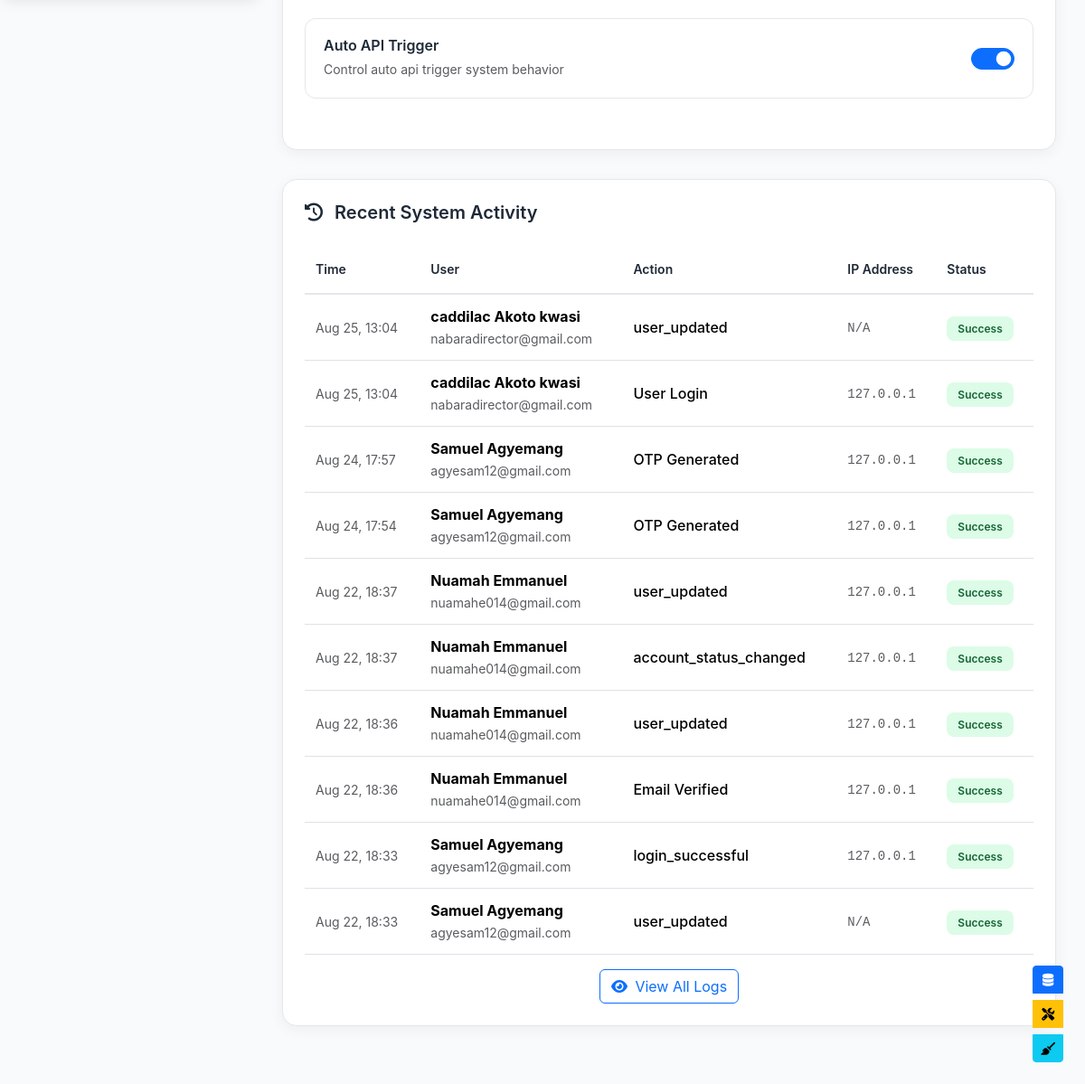
The app's page /dashboard/management/admin_dashboard/ (signed in, lower part), older data.
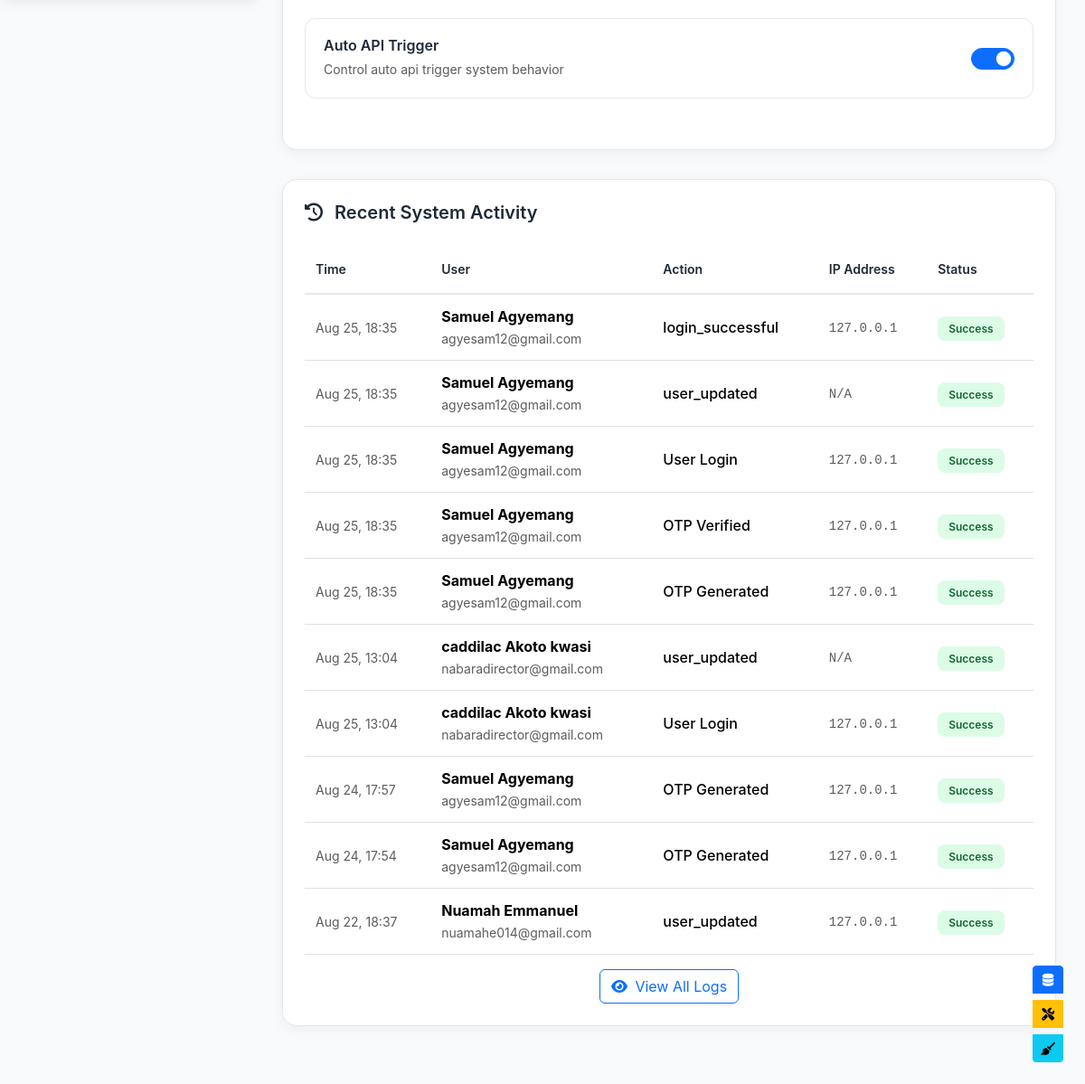
The same page, newer data.
### authentication/models.py (models this page shows, shortened)
class SystemConfiguration(models.Model):
    CONFIG_CHOICES = [
        ('auto_api_trigger', 'Auto API Trigger'),
        ('maintenance_mode', 'Maintenance Mode'),
        ('email_notifications', 'Email Notifications'),
    ]
    key = models.CharField(max_length=50, choices=CONFIG_CHOICES, unique=True)
    value = models.BooleanField(default=True)
    description = models.TextField(blank=True)
    updated_by = models.ForeignKey(
        settings.AUTH_USER_MODEL,
        on_delete=models.SET_NULL,
        null=True,
        blank=True,
        limit_choices_to={'role': 'admin'}
    )
    created_at = models.DateTimeField(auto_now_add=True)
    updated_at = models.DateTimeField(auto_now=True)
    class Meta:
        verbose_name = "System Configuration"
        verbose_name_plural = "System Configurations"

class AuditLog(models.Model):
    id = models.CharField(primary_key=True, unique=True, max_length=20, default=generate_audit_id, editable=False)
    ACTION_CHOICES = [
        ('user_created', 'User Created'),
        ('user_created_failed', 'User Creation Failed'),  # Add this line
        ('user_login', 'User Login'),
        ('user_logout', 'User Logout'),
        ('email_verified', 'Email Verified'),
        ('email_verification_error', 'Email Verification Error'),  # Add this line
        ('otp_generated', 'OTP Generated'),
        ('otp_verified', 'OTP Verified'),
        ('otp_verification_failed', 'OTP Verification Failed'),  # Add this line
        ('otp_resent', 'OTP Resent'),  # Add this line
        ('otp_resend_failed', 'OTP Resend Failed'),  # Add this line
        ('account_locked', 'Account Locked'),
        ('account_unlocked', 'Account Unlocked'),
        ('order_created', 'Order Created'),
        ('payment_made', 'Payment Made'),
    ]
    user = models.ForeignKey(settings.AUTH_USER_MODEL, on_delete=models.SET_NULL, null=True, blank=True)
    action = models.CharField(max_length=30, choices=ACTION_CHOICES)
    details = models.JSONField(default=dict, blank=True)
    ip_address = models.GenericIPAddressField(null=True, blank=True)
    user_agent = models.TextField(blank=True,null=True)
    created_at = models.DateTimeField(auto_now_add=True)
    class Meta:
        ordering = ['-created_at']
        indexes = [
            models.Index(fields=['user', 'action']),
            models.Index(fields=['created_at']),
        ]

class CustomUser(AbstractUser):
    id = models.CharField(primary_key=True, unique=True, max_length=20, default=generate_user_id, editable=False)
    username = None
    ROLE_CHOICES = [
        ('customer', 'Customer'),
        ('agent', 'Agent'),
        ('admin', 'Admin'),
    ]
    ACCOUNT_STATUS_CHOICES = [
        ('pending_verification', 'Pending Email Verification'),
        ('active', 'Active'),
        ('suspended', 'Suspended'),
        ('deactivated', 'Deactivated'),
    ]
    full_name = models.CharField(max_length=255)
    phone_number = models.CharField(max_length=15, unique=True)
    email = models.EmailField(unique=True)
    role = models.CharField(max_length=20, choices=ROLE_CHOICES, default='customer')
    account_status = models.CharField(
        max_length=30,
        choices=ACCOUNT_STATUS_CHOICES,
        default='pending_verification'
    )
    email_verified = models.BooleanField(default=False)
    email_verified_at = models.DateTimeField(null=True, blank=True)
    last_login_attempt = models.DateTimeField(null=True, blank=True)
    failed_login_attempts = models.PositiveIntegerField(default=0)
    account_locked_until = models.DateTimeField(null=True, blank=True)
    created_at = models.DateTimeField(auto_now_add=True)
    updated_at = models.DateTimeField(auto_now=True)
    objects = CustomUserManager()
    USERNAME_FIELD = 'email'
    REQUIRED_FIELDS = ['full_name', 'phone_number']
    class Meta:
        indexes = [
            models.Index(fields=['email']),
            models.Index(fields=['phone_number']),
            models.Index(fields=['account_status']),
            models.Index(fields=['created_at']),
        ]

### management/views.py (the view)
# urls.py: path('admin_dashboard/', AdminDashboardView.as_view(), name='admin_dashboard'),
@method_decorator(admin_required, name='dispatch')
class AdminDashboardView(LoginRequiredMixin,TemplateView):
    template_name = 'management/admin_dashboard.html'
    def get_context_data(self, **kwargs):
        context = super().get_context_data(**kwargs)
        context['title'] = 'Admin Dashboard'
        context['page_header'] = 'Dashboard'
        context.update(self.get_dashboard_metrics())
        context.update(self.get_monthly_analysis())
        context.update(self.perform_system_health_checks())
        context['recent_audit_logs'] = AuditLog.objects.select_related('user').order_by('-created_at')[:10]
        context['system_configs'] = SystemConfiguration.objects.all()
        return context
    def get_dashboard_metrics(self):
        return {
            'total_users': CustomUser.objects.count(),
            'total_orders': DataBundleOrder.objects.count(),
            'total_revenue': Payment.objects.filter(status='success').aggregate(total=Sum('amount'))['total'] or 0,
            'orders_by_status': DataBundleOrder.objects.values('status').annotate(count=Count('status')),
        }
    def get_monthly_analysis(self):
        end_date = timezone.now()
        start_date = end_date - timedelta(days=180) # Last 6 months
        monthly_orders = DataBundleOrder.objects.filter(
            created_at__gte=start_date
        ).annotate(
            month=TruncMonth('created_at')
        ).values('month').annotate(
            count=Count('id')
        ).order_by('month')
        monthly_signups = CustomUser.objects.filter(
            created_at__gte=start_date
        ).annotate(
            month=TruncMonth('created_at')
        ).values('month').annotate(
            count=Count('id')
        ).order_by('month')
        order_months = [item['month'].strftime('%b %Y') for item in monthly_orders]
        order_counts = [item['count'] for item in monthly_orders]
        signup_months = [item['month'].strftime('%b %Y') for item in monthly_signups]
        signup_counts = [item['count'] for item in monthly_signups]
        return {
            'order_months': order_months,
            'order_counts': order_counts,
            'signup_months': signup_months,
            'signup_counts': signup_counts,
        }
    def perform_system_health_checks(self):
        health_issues = []
        orders_without_payment = DataBundleOrder.objects.filter(
            status__in=['pending', 'processing'],
            payment__isnull=True
        ).count()
        if orders_without_payment > 0:
            health_issues.append(f"⚠️ {orders_without_payment} pending/processing orders have no associated payment record.")
        completed_orders_with_failed_payments = DataBundleOrder.objects.filter(
            status='completed',
            payment__status='failed'
        ).count()
        if completed_orders_with_failed_payments > 0:
            health_issues.append(f"🚨 {completed_orders_with_failed_payments} completed orders have failed payment statuses. This indicates a data inconsistency.")
        payments_without_order = Payment.objects.filter(order__isnull=True).count()
        if payments_without_order > 0:
            health_issues.append(f"🚨 {payments_without_order} payments exist without a corresponding order.")
        users_inconsistency = CustomUser.objects.filter(
            account_status='active',
            email_verified=False
        ).count()
        if users_inconsistency > 0:
            health_issues.append(f"🚨 {users_inconsistency} users are marked 'active' but their email is not verified.")
        orders_with_missing_telco = DataBundleOrder.objects.filter(telco__isnull=True).count()
        if orders_with_missing_telco > 0:
            health_issues.append(f"🚨 {orders_with_missing_telco} orders have no associated Telco record.")
        return {'health_issues': health_issues}

### templates/management/admin_dashboard.html (shortened to what the changed rows need)
<!DOCTYPE html>
<html lang="en">
<head>
    <link href="https://cdnjs.cloudflare.com/ajax/libs/bootstrap/5.3.2/css/bootstrap.min.css" rel="stylesheet">
    <link href="https://cdnjs.cloudflare.com/ajax/libs/font-awesome/6.4.0/css/all.min.css" rel="stylesheet">
</head>
<body>
    <div class="main-wrapper">
        <div class="dashboard-content">
            <div class="table-section">
                <div class="config-grid">
                    {% for config in system_configs %}
                    <div class="config-card">
                        <div class="config-info">
                            <h6>{{ config.get_key_display }}</h6>
                            <small class="text-muted">
                                {% if config.description %}
                                    {{ config.description }}
                                {% else %}
                                    Control {{ config.get_key_display|lower }} system behavior
                                {% endif %}
                            </small>
                        </div>
                        <div class="form-check form-switch">
                            <input class="form-check-input" type="checkbox"
                                   id="config_{{ config.key }}"
                                   data-config="{{ config.key }}"
                                   {% if config.value %}checked{% endif %}
                                   onchange="toggleConfig('{{ config.key }}', this.checked)">
                        </div>
                    </div>
                    {% endfor %}
                </div>
            </div>
            <div class="table-section">
                <div class="table-responsive">
                    <table class="table">
                        <thead>
                            <tr>
                                <th>Time</th>
                                <th>User</th>
                                <th>Action</th>
                                <th>IP Address</th>
                                <th>Status</th>
                            </tr>
                        </thead>
                        <tbody>
                            {% for log in recent_audit_logs %}
                            <tr>
                                <td>
                                    <small class="text-muted">
                                        {{ log.created_at|date:"M j, H:i" }}
                                    </small>
                                </td>
                                <td>
                                    {% if log.user %}
                                        <strong>{{ log.user.full_name }}</strong>
                                        <br>
                                        <small class="text-muted">{{ log.user.email }}</small>
                                    {% else %}
                                        <span class="text-muted">System</span>
                                    {% endif %}
                                </td>
                                <td>
                                    <span class="fw-medium">{{ log.get_action_display }}</span>
                                </td>
                                <td>
                                    <code class="text-muted">{{ log.ip_address|default:"N/A" }}</code>
                                </td>
                                <td>
                                    {% if "failed" in log.action or "error" in log.action %}
                                        <span class="badge-status badge-failed">Failed</span>
                                    {% elif "locked" in log.action %}
                                        <span class="badge-status badge-pending">Warning</span>
                                    {% else %}
                                        <span class="badge-status badge-success">Success</span>
                                    {% endif %}
                                </td>
                            </tr>
                            {% endfor %}
                        </tbody>
                    </table>
                </div>
            </div>
        </div>
    </div>
</body>
</html>

Row changes from the older to the newer data that the page shows:
no longer on this page (row unchanged): AuditLog: created_at "Aug 22, 18:37", user.full_name "Nuamah Emmanuel", user.email "nuamahe014@gmail.com", action "account_status_changed", ip_address "127.0.0.1", shows "Success"
no longer on this page (row unchanged): AuditLog: created_at "Aug 22, 18:36", user.full_name "Nuamah Emmanuel", user.email "nuamahe014@gmail.com", action "user_updated", ip_address "127.0.0.1", shows "Success"
no longer on this page (row unchanged): AuditLog: created_at "Aug 22, 18:36", user.full_name "Nuamah Emmanuel", user.email "nuamahe014@gmail.com", action "Email Verified", ip_address "127.0.0.1", shows "Success"
no longer on this page (row unchanged): AuditLog: created_at "Aug 22, 18:33", user.full_name "Samuel Agyemang", user.email "agyesam12@gmail.com", action "login_successful", ip_address "127.0.0.1", shows "Success"
no longer on this page (row unchanged): AuditLog: created_at "Aug 22, 18:33", user.full_name "Samuel Agyemang", user.email "agyesam12@gmail.com", action "user_updated", ip_address "N/A", shows "Success"
added AuditLog: created_at "Aug 25, 18:35", user.full_name "Samuel Agyemang", user.email "agyesam12@gmail.com", action "login_successful", ip_address "127.0.0.1", shows "Success"
added AuditLog: created_at "Aug 25, 18:35", user.full_name "Samuel Agyemang", user.email "agyesam12@gmail.com", action "user_updated", ip_address "N/A", shows "Success"
added AuditLog: created_at "Aug 25, 18:35", user.full_name "Samuel Agyemang", user.email "agyesam12@gmail.com", action "User Login", ip_address "127.0.0.1", shows "Success"
added AuditLog: created_at "Aug 25, 18:35", user.full_name "Samuel Agyemang", user.email "agyesam12@gmail.com", action "OTP Verified", ip_address "127.0.0.1", shows "Success"
added AuditLog: created_at "Aug 25, 18:35", user.full_name "Samuel Agyemang", user.email "agyesam12@gmail.com", action "OTP Generated", ip_address "127.0.0.1", shows "Success"
